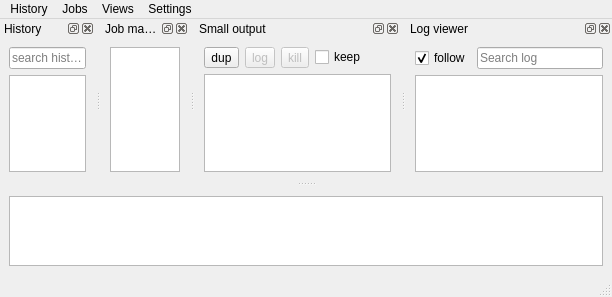
<?xml version="1.0" encoding="UTF-8"?>
<ui version="4.0">
 <class>noacli</class>
 <widget class="QMainWindow" name="noacli">
  <property name="geometry">
   <rect>
    <x>0</x>
    <y>0</y>
    <width>612</width>
    <height>297</height>
   </rect>
  </property>
  <property name="sizePolicy">
   <sizepolicy hsizetype="Expanding" vsizetype="Expanding">
    <horstretch>0</horstretch>
    <verstretch>0</verstretch>
   </sizepolicy>
  </property>
   <property name="windowTitle">
    <string>GUICLI</string>
   </property>
  <property name="dockNestingEnabled">
   <bool>true</bool>
  </property>
  <property name="dockOptions">
   <set>QMainWindow::AllowNestedDocks|QMainWindow::AllowTabbedDocks|QMainWindow::AnimatedDocks|QMainWindow::GroupedDragging</set>
  </property>
  <property name="unifiedTitleAndToolBarOnMac">
   <bool>true</bool>
  </property>
  <widget class="QWidget" name="centralwidget">
   <property name="sizePolicy">
    <sizepolicy hsizetype="Expanding" vsizetype="Expanding">
     <horstretch>0</horstretch>
     <verstretch>0</verstretch>
    </sizepolicy>
   </property>
   <layout class="QVBoxLayout" name="verticalLayout_5">
    <item>
     <layout class="QVBoxLayout" name="verticalLayout_3">
      <item>
       <spacer name="verticalSpacer">
        <property name="orientation">
         <enum>Qt::Vertical</enum>
        </property>
        <property name="sizeType">
         <enum>QSizePolicy::Minimum</enum>
        </property>
        <property name="sizeHint" stdset="0">
         <size>
          <width>0</width>
          <height>0</height>
         </size>
        </property>
       </spacer>
      </item>
      <item>
       <widget class="commandEditor" name="commandEdit">
        <property name="sizePolicy">
         <sizepolicy hsizetype="Expanding" vsizetype="Expanding">
          <horstretch>0</horstretch>
          <verstretch>0</verstretch>
         </sizepolicy>
        </property>
       </widget>
      </item>
     </layout>
    </item>
   </layout>
  </widget>
  <widget class="QMenuBar" name="menubar">
   <property name="geometry">
    <rect>
     <x>0</x>
     <y>0</y>
     <width>612</width>
     <height>23</height>
    </rect>
   </property>
   <widget class="QMenu" name="historyMenu">
    <property name="title">
     <string>History</string>
    </property>
    <addaction name="actionlastCommand"/>
    <addaction name="actionsave_history"/>
    <addaction name="separator"/>
   </widget>
   <widget class="QMenu" name="menuViews">
    <property name="title">
     <string>Views</string>
    </property>
    <addaction name="actionShowDocks"/>
    <addaction name="actionHideDocks"/>
    <addaction name="actionTabifyDocks"/>
    <addaction name="actionDock_all"/>
    <addaction name="separator"/>
   </widget>
   <widget class="QMenu" name="menuJobs">
    <property name="title">
     <string>Jobs</string>
    </property>
   </widget>
   <widget class="QMenu" name="menuSettings">
    <property name="title">
     <string>Settings</string>
    </property>
    <addaction name="actionFavorites_editor"/>
    <addaction name="actionGsettings"/>
    <addaction name="actionEnvironment_Variables"/>
    <addaction name="actionButtonDockEditor"/>
    <addaction name="actionEdit_saved_searches"/>
    <addaction name="actionEditor_font"/>
    <addaction name="actionHelp"/>
    <addaction name="separator"/>
    <addaction name="actionSync_settings"/>
    <addaction name="separator"/>
    <addaction name="actionGeoSave"/>
    <addaction name="actionGeoRestore"/>
    <addaction name="actionDeleteProfile"/>
   </widget>
   <addaction name="historyMenu"/>
   <addaction name="menuJobs"/>
   <addaction name="menuViews"/>
   <addaction name="menuSettings"/>
  </widget>
  <widget class="QStatusBar" name="statusbar"/>
  <widget class="myDock" name="history">
   <property name="enabled">
    <bool>true</bool>
   </property>
   <property name="sizePolicy">
    <sizepolicy hsizetype="Expanding" vsizetype="Expanding">
     <horstretch>1</horstretch>
     <verstretch>2</verstretch>
    </sizepolicy>
   </property>
   <property name="maximumSize">
    <size>
     <width>524287</width>
     <height>524287</height>
    </size>
   </property>
   <property name="floating">
    <bool>false</bool>
   </property>
   <property name="windowTitle">
    <string>History</string>
   </property>
   <attribute name="dockWidgetArea">
    <number>4</number>
   </attribute>
   <widget class="QWidget" name="dockWidgetContents">
    <property name="sizePolicy">
     <sizepolicy hsizetype="Expanding" vsizetype="Preferred">
      <horstretch>0</horstretch>
      <verstretch>0</verstretch>
     </sizepolicy>
    </property>
    <layout class="QVBoxLayout" name="verticalLayout_2">
     <item>
      <widget class="QLineEdit" name="historySearch">
       <property name="toolTip">
        <string>Filter history</string>
       </property>
       <property name="frame">
        <bool>true</bool>
       </property>
       <property name="placeholderText">
        <string>search history</string>
       </property>
       <property name="clearButtonEnabled">
        <bool>true</bool>
       </property>
      </widget>
     </item>
     <item>
      <widget class="historyView" name="historyView">
       <property name="sizePolicy">
        <sizepolicy hsizetype="Expanding" vsizetype="Expanding">
         <horstretch>0</horstretch>
         <verstretch>2</verstretch>
        </sizepolicy>
       </property>
       <property name="focusPolicy">
        <enum>Qt::StrongFocus</enum>
       </property>
       <property name="horizontalScrollBarPolicy">
        <enum>Qt::ScrollBarAsNeeded</enum>
       </property>
       <property name="sizeAdjustPolicy">
        <enum>QAbstractScrollArea::AdjustToContents</enum>
       </property>
       <property name="textElideMode">
        <enum>Qt::ElideMiddle</enum>
       </property>
       <property name="horizontalScrollMode">
        <enum>QAbstractItemView::ScrollPerPixel</enum>
       </property>
       <property name="sortingEnabled">
        <bool>true</bool>
       </property>
       <property name="cornerButtonEnabled">
        <bool>true</bool>
       </property>
       <attribute name="horizontalHeaderStretchLastSection">
        <bool>true</bool>
       </attribute>
      </widget>
     </item>
    </layout>
   </widget>
  </widget>
  <widget class="myDock" name="jobManager">
   <property name="sizePolicy">
    <sizepolicy hsizetype="Expanding" vsizetype="Expanding">
     <horstretch>0</horstretch>
     <verstretch>2</verstretch>
    </sizepolicy>
   </property>
   <property name="minimumSize">
    <size>
     <width>88</width>
     <height>109</height>
    </size>
   </property>
   <property name="windowTitle">
    <string>Job manager</string>
   </property>
   <attribute name="dockWidgetArea">
    <number>4</number>
   </attribute>
   <widget class="QWidget" name="dockWidgetContents_5">
    <layout class="QVBoxLayout" name="verticalLayout">
     <item>
      <widget class="QTableView" name="jobTableView">
       <property name="enabled">
        <bool>true</bool>
       </property>
       <property name="sizePolicy">
        <sizepolicy hsizetype="Expanding" vsizetype="Expanding">
         <horstretch>2</horstretch>
         <verstretch>2</verstretch>
        </sizepolicy>
       </property>
       <property name="focusPolicy">
        <enum>Qt::StrongFocus</enum>
       </property>
       <property name="sizeAdjustPolicy">
        <enum>QAbstractScrollArea::AdjustToContents</enum>
       </property>
       <property name="editTriggers">
        <set>QAbstractItemView::AnyKeyPressed|QAbstractItemView::DoubleClicked|QAbstractItemView::EditKeyPressed|QAbstractItemView::SelectedClicked</set>
       </property>
       <property name="selectionMode">
        <enum>QAbstractItemView::SingleSelection</enum>
       </property>
       <property name="textElideMode">
        <enum>Qt::ElideMiddle</enum>
       </property>
       <property name="sortingEnabled">
        <bool>false</bool>
       </property>
       <attribute name="horizontalHeaderShowSortIndicator" stdset="0">
        <bool>false</bool>
       </attribute>
       <attribute name="horizontalHeaderStretchLastSection">
        <bool>true</bool>
       </attribute>
      </widget>
     </item>
    </layout>
   </widget>
  </widget>
  <widget class="myDock" name="smallOutputDock">
   <property name="sizePolicy">
    <sizepolicy hsizetype="Expanding" vsizetype="Preferred">
     <horstretch>1</horstretch>
     <verstretch>1</verstretch>
    </sizepolicy>
   </property>
   <property name="windowTitle">
    <string>Small output</string>
   </property>
   <attribute name="dockWidgetArea">
    <number>4</number>
   </attribute>
   <widget class="QWidget" name="dockWidgetContents_3">
    <layout class="QVBoxLayout" name="verticalLayout_4">
     <item>
      <layout class="QHBoxLayout" name="horizontalLayout_2">
       <item>
        <widget class="QToolButton" name="dupOutput">
         <property name="sizePolicy">
          <sizepolicy hsizetype="Fixed" vsizetype="Fixed">
           <horstretch>0</horstretch>
           <verstretch>0</verstretch>
          </sizepolicy>
         </property>
         <property name="toolTip">
          <string>Copy output to a new window</string>
         </property>
         <property name="text">
          <string>dup</string>
         </property>
        </widget>
       </item>
       <item>
        <widget class="QToolButton" name="logOutputButton">
         <property name="enabled">
          <bool>false</bool>
         </property>
         <property name="text">
          <string>log</string>
         </property>
        </widget>
       </item>
       <item>
        <widget class="QToolButton" name="killButton">
         <property name="enabled">
          <bool>false</bool>
         </property>
         <property name="text">
          <string>kill</string>
         </property>
        </widget>
       </item>
       <item>
        <widget class="QCheckBox" name="keepOutput">
         <property name="toolTip">
          <string>Keep or (or clear) output between commands</string>
         </property>
         <property name="text">
          <string>keep</string>
         </property>
        </widget>
       </item>
      </layout>
     </item>
     <item>
      <widget class="smallOutput" name="smallOutputView">
       <property name="enabled">
        <bool>true</bool>
       </property>
       <property name="sizePolicy">
        <sizepolicy hsizetype="Expanding" vsizetype="Expanding">
         <horstretch>1</horstretch>
         <verstretch>1</verstretch>
        </sizepolicy>
       </property>
      </widget>
     </item>
    </layout>
   </widget>
  </widget>
  <widget class="myDock" name="logDock">
   <property name="sizePolicy">
    <sizepolicy hsizetype="Expanding" vsizetype="Preferred">
     <horstretch>1</horstretch>
     <verstretch>2</verstretch>
    </sizepolicy>
   </property>
   <property name="windowTitle">
    <string>Log viewer</string>
   </property>
   <attribute name="dockWidgetArea">
    <number>4</number>
   </attribute>
   <widget class="QWidget" name="dockWidgetContents_2">
    <layout class="QVBoxLayout" name="verticalLayout_6">
     <item>
      <layout class="QHBoxLayout" name="dockTools">
       <item>
        <widget class="QCheckBox" name="checkBox">
         <property name="text">
          <string>follow</string>
         </property>
         <property name="checked">
          <bool>true</bool>
         </property>
        </widget>
       </item>
       <item>
        <widget class="QLineEdit" name="logSearch">
         <property name="placeholderText">
          <string>Search log</string>
         </property>
         <property name="clearButtonEnabled">
          <bool>true</bool>
         </property>
        </widget>
       </item>
      </layout>
     </item>
     <item>
      <widget class="logOutput" name="logBrowser">
       <property name="sizePolicy">
        <sizepolicy hsizetype="Expanding" vsizetype="Expanding">
         <horstretch>0</horstretch>
         <verstretch>1</verstretch>
        </sizepolicy>
       </property>
      </widget>
     </item>
    </layout>
   </widget>
  </widget>
  <action name="actionHistory">
   <property name="checkable">
    <bool>true</bool>
   </property>
   <property name="text">
    <string>History</string>
   </property>
  </action>
  <action name="actionButton_box">
   <property name="checkable">
    <bool>true</bool>
   </property>
   <property name="text">
    <string>Button box</string>
   </property>
  </action>
  <action name="actionButton_editor">
   <property name="checkable">
    <bool>true</bool>
   </property>
   <property name="text">
    <string>Button editor</string>
   </property>
  </action>
  <action name="actionJob_manager">
   <property name="checkable">
    <bool>true</bool>
   </property>
   <property name="text">
    <string>Job manager</string>
   </property>
  </action>
  <action name="actionlastCommand">
   <property name="text">
    <string>last command</string>
   </property>
  </action>
  <action name="actionShowDocks">
   <property name="text">
    <string>Show all</string>
   </property>
  </action>
  <action name="actionHideDocks">
   <property name="text">
    <string>Hide all</string>
   </property>
  </action>
  <action name="actionsave_history">
   <property name="text">
    <string>Save history</string>
   </property>
  </action>
  <action name="actionGsettings">
   <property name="text">
    <string>General settings</string>
   </property>
  </action>
  <action name="actionFavorites_editor">
   <property name="text">
    <string>Favorites editor</string>
   </property>
  </action>
  <action name="actionGeoSave">
   <property name="text">
    <string>Save window Geometry</string>
   </property>
  </action>
  <action name="actionGeoRestore">
   <property name="text">
    <string>Restore window geometry</string>
   </property>
  </action>
  <action name="actionDeleteProfile">
   <property name="text">
    <string>Delete profile</string>
   </property>
  </action>
  <action name="actionSync_settings">
   <property name="text">
    <string>Sync settings</string>
   </property>
  </action>
  <action name="actionTabifyDocks">
   <property name="text">
    <string>Tabify all</string>
   </property>
  </action>
  <action name="actionEnvironment_Variables">
   <property name="text">
    <string>Environment Variables</string>
   </property>
  </action>
  <action name="actionEditor_font">
   <property name="text">
    <string>Editor font</string>
   </property>
  </action>
  <action name="actionHelp">
   <property name="text">
    <string>Help</string>
   </property>
  </action>
  <action name="actionButtonDockEditor">
   <property name="text">
    <string>Button dock editor</string>
   </property>
  </action>
  <action name="actionEdit_saved_searches">
   <property name="text">
    <string>Edit saved searches</string>
   </property>
  </action>
  <action name="actionDock_all">
   <property name="text">
    <string>Dock all</string>
   </property>
  </action>
 </widget>
 <customwidgets>
  <customwidget>
   <class>commandEditor</class>
   <extends>QPlainTextEdit</extends>
   <header>noacli</header>
   <slots>
    <signal>command_to_run(QString,QModelIndex)</signal>
    <signal>newFavorite(QString)</signal>
    <signal>command_to_run(QString,QPersistentModelIndex)</signal>
    <slot>acceptHistory(QModelIndex)</slot>
   </slots>
  </customwidget>
  <customwidget>
   <class>historyView</class>
   <extends>QTableView</extends>
   <header>noacli</header>
   <slots>
    <signal>newFavorite(QString)</signal>
   </slots>
  </customwidget>
  <customwidget>
   <class>smallOutput</class>
   <extends>QTextBrowser</extends>
   <header>lib/smalloutput</header>
   <slots>
    <signal>sendToLog(PyQt_PyObject)</signal>
    <signal>buttonState(bool)</signal>
    <signal>gotNewLines(int)</signal>
    <slot>smallDup()</slot>
    <slot>smallKeepToggle(bool)</slot>
    <slot>smallKill()</slot>
    <slot>smallLog()</slot>
   </slots>
  </customwidget>
  <customwidget>
   <class>logOutput</class>
   <extends>QTextBrowser</extends>
   <header>lib/logoutput</header>
   <slots>
    <signal>gotNewLines(int)</signal>
    <slot>setFollowCheck(int)</slot>
    <slot>simpleFindNew(QString)</slot>
    <slot>simpleFind2()</slot>
    <slot>receiveJob(PyQt_PyObject)</slot>
    <slot>newLines(int)</slot>
   </slots>
  </customwidget>
  <customwidget>
   <class>myDock</class>
   <extends>QDockWidget</extends>
   <header>lib/mydock</header>
   <container>1</container>
   <slots>
    <slot>newLines(int)</slot>
   </slots>
  </customwidget>
 </customwidgets>
 <resources/>
 <connections>
  <connection>
   <sender>actionHideDocks</sender>
   <signal>triggered()</signal>
   <receiver>noacli</receiver>
   <slot>hideAllDocks()</slot>
   <hints>
    <hint type="sourcelabel">
     <x>-1</x>
     <y>-1</y>
    </hint>
    <hint type="destinationlabel">
     <x>429</x>
     <y>238</y>
    </hint>
   </hints>
  </connection>
  <connection>
   <sender>actionShowDocks</sender>
   <signal>triggered()</signal>
   <receiver>noacli</receiver>
   <slot>showAllDocks()</slot>
   <hints>
    <hint type="sourcelabel">
     <x>-1</x>
     <y>-1</y>
    </hint>
    <hint type="destinationlabel">
     <x>429</x>
     <y>238</y>
    </hint>
   </hints>
  </connection>
  <connection>
   <sender>historyView</sender>
   <signal>doubleClicked(QModelIndex)</signal>
   <receiver>commandEdit</receiver>
   <slot>acceptHistory(QModelIndex)</slot>
   <hints>
    <hint type="sourcelabel">
     <x>52</x>
     <y>93</y>
    </hint>
    <hint type="destinationlabel">
     <x>75</x>
     <y>235</y>
    </hint>
   </hints>
  </connection>
  <connection>
   <sender>commandEdit</sender>
   <signal>command_to_run(QString,QPersistentModelIndex)</signal>
   <receiver>noacli</receiver>
   <slot>runCommand(QString,QPersistentModelIndex)</slot>
   <hints>
    <hint type="sourcelabel">
     <x>124</x>
     <y>200</y>
    </hint>
    <hint type="destinationlabel">
     <x>138</x>
     <y>243</y>
    </hint>
   </hints>
  </connection>
  <connection>
   <sender>jobTableView</sender>
   <signal>doubleClicked(QModelIndex)</signal>
   <receiver>noacli</receiver>
   <slot>jobDoubleClicked(QModelIndex)</slot>
   <hints>
    <hint type="sourcelabel">
     <x>187</x>
     <y>117</y>
    </hint>
    <hint type="destinationlabel">
     <x>308</x>
     <y>117</y>
    </hint>
   </hints>
  </connection>
  <connection>
   <sender>actionsave_history</sender>
   <signal>triggered()</signal>
   <receiver>noacli</receiver>
   <slot>actionSaveHistory()</slot>
   <hints>
    <hint type="sourcelabel">
     <x>-1</x>
     <y>-1</y>
    </hint>
    <hint type="destinationlabel">
     <x>214</x>
     <y>133</y>
    </hint>
   </hints>
  </connection>
  <connection>
   <sender>actionlastCommand</sender>
   <signal>triggered()</signal>
   <receiver>noacli</receiver>
   <slot>runLastCommand()</slot>
   <hints>
    <hint type="sourcelabel">
     <x>-1</x>
     <y>-1</y>
    </hint>
    <hint type="destinationlabel">
     <x>214</x>
     <y>133</y>
    </hint>
   </hints>
  </connection>
  <connection>
   <sender>actionGsettings</sender>
   <signal>triggered()</signal>
   <receiver>noacli</receiver>
   <slot>actionGsettings()</slot>
   <hints>
    <hint type="sourcelabel">
     <x>-1</x>
     <y>-1</y>
    </hint>
    <hint type="destinationlabel">
     <x>214</x>
     <y>133</y>
    </hint>
   </hints>
  </connection>
  <connection>
   <sender>historyView</sender>
   <signal>newFavorite(QString)</signal>
   <receiver>noacli</receiver>
   <slot>addFavorite(QString)</slot>
   <hints>
    <hint type="sourcelabel">
     <x>37</x>
     <y>132</y>
    </hint>
    <hint type="destinationlabel">
     <x>56</x>
     <y>182</y>
    </hint>
   </hints>
  </connection>
  <connection>
   <sender>actionGeoSave</sender>
   <signal>triggered()</signal>
   <receiver>noacli</receiver>
   <slot>actionSaveGeometry()</slot>
   <hints>
    <hint type="sourcelabel">
     <x>-1</x>
     <y>-1</y>
    </hint>
    <hint type="destinationlabel">
     <x>214</x>
     <y>133</y>
    </hint>
   </hints>
  </connection>
  <connection>
   <sender>actionGeoRestore</sender>
   <signal>triggered()</signal>
   <receiver>noacli</receiver>
   <slot>actionRestoreGeometry()</slot>
   <hints>
    <hint type="sourcelabel">
     <x>-1</x>
     <y>-1</y>
    </hint>
    <hint type="destinationlabel">
     <x>214</x>
     <y>133</y>
    </hint>
   </hints>
  </connection>
  <connection>
   <sender>dupOutput</sender>
   <signal>clicked()</signal>
   <receiver>smallOutputView</receiver>
   <slot>smallDup()</slot>
   <hints>
    <hint type="sourcelabel">
     <x>252</x>
     <y>77</y>
    </hint>
    <hint type="destinationlabel">
     <x>399</x>
     <y>127</y>
    </hint>
   </hints>
  </connection>
  <connection>
   <sender>keepOutput</sender>
   <signal>toggled(bool)</signal>
   <receiver>smallOutputView</receiver>
   <slot>smallKeepToggle(bool)</slot>
   <hints>
    <hint type="sourcelabel">
     <x>398</x>
     <y>76</y>
    </hint>
    <hint type="destinationlabel">
     <x>399</x>
     <y>122</y>
    </hint>
   </hints>
  </connection>
  <connection>
   <sender>actionSync_settings</sender>
   <signal>triggered()</signal>
   <receiver>noacli</receiver>
   <slot>syncSettings()</slot>
   <hints>
    <hint type="sourcelabel">
     <x>-1</x>
     <y>-1</y>
    </hint>
    <hint type="destinationlabel">
     <x>264</x>
     <y>148</y>
    </hint>
   </hints>
  </connection>
  <connection>
   <sender>commandEdit</sender>
   <signal>newFavorite(QString)</signal>
   <receiver>noacli</receiver>
   <slot>addFavorite(QString)</slot>
   <hints>
    <hint type="sourcelabel">
     <x>315</x>
     <y>226</y>
    </hint>
    <hint type="destinationlabel">
     <x>316</x>
     <y>270</y>
    </hint>
   </hints>
  </connection>
  <connection>
   <sender>actionEnvironment_Variables</sender>
   <signal>triggered()</signal>
   <receiver>noacli</receiver>
   <slot>actionEsettings()</slot>
   <hints>
    <hint type="sourcelabel">
     <x>-1</x>
     <y>-1</y>
    </hint>
    <hint type="destinationlabel">
     <x>264</x>
     <y>148</y>
    </hint>
   </hints>
  </connection>
  <connection>
   <sender>checkBox</sender>
   <signal>stateChanged(int)</signal>
   <receiver>logBrowser</receiver>
   <slot>setFollowCheck(int)</slot>
   <hints>
    <hint type="sourcelabel">
     <x>462</x>
     <y>56</y>
    </hint>
    <hint type="destinationlabel">
     <x>602</x>
     <y>128</y>
    </hint>
   </hints>
  </connection>
  <connection>
   <sender>logSearch</sender>
   <signal>textChanged(QString)</signal>
   <receiver>logBrowser</receiver>
   <slot>simpleFindNew(QString)</slot>
   <hints>
    <hint type="sourcelabel">
     <x>541</x>
     <y>58</y>
    </hint>
    <hint type="destinationlabel">
     <x>602</x>
     <y>128</y>
    </hint>
   </hints>
  </connection>
  <connection>
   <sender>logSearch</sender>
   <signal>returnPressed()</signal>
   <receiver>logBrowser</receiver>
   <slot>simpleFind2()</slot>
   <hints>
    <hint type="sourcelabel">
     <x>577</x>
     <y>60</y>
    </hint>
    <hint type="destinationlabel">
     <x>602</x>
     <y>128</y>
    </hint>
   </hints>
  </connection>
  <connection>
   <sender>logOutputButton</sender>
   <signal>clicked(bool)</signal>
   <receiver>smallOutputView</receiver>
   <slot>smallLog()</slot>
   <hints>
    <hint type="sourcelabel">
     <x>279</x>
     <y>59</y>
    </hint>
    <hint type="destinationlabel">
     <x>399</x>
     <y>128</y>
    </hint>
   </hints>
  </connection>
  <connection>
   <sender>smallOutputView</sender>
   <signal>sendToLog(PyQt_PyObject)</signal>
   <receiver>logBrowser</receiver>
   <slot>receiveJob(PyQt_PyObject)</slot>
   <hints>
    <hint type="sourcelabel">
     <x>358</x>
     <y>135</y>
    </hint>
    <hint type="destinationlabel">
     <x>470</x>
     <y>137</y>
    </hint>
   </hints>
  </connection>
  <connection>
   <sender>logBrowser</sender>
   <signal>gotNewLines(int)</signal>
   <receiver>logDock</receiver>
   <slot>newLines(int)</slot>
   <hints>
    <hint type="sourcelabel">
     <x>474</x>
     <y>102</y>
    </hint>
    <hint type="destinationlabel">
     <x>459</x>
     <y>87</y>
    </hint>
   </hints>
  </connection>
  <connection>
   <sender>smallOutputView</sender>
   <signal>gotNewLines(int)</signal>
   <receiver>smallOutputDock</receiver>
   <slot>newLines(int)</slot>
   <hints>
    <hint type="sourcelabel">
     <x>307</x>
     <y>94</y>
    </hint>
    <hint type="destinationlabel">
     <x>295</x>
     <y>117</y>
    </hint>
   </hints>
  </connection>
  <connection>
   <sender>actionEditor_font</sender>
   <signal>triggered()</signal>
   <receiver>noacli</receiver>
   <slot>pickDefaultFont()</slot>
   <hints>
    <hint type="sourcelabel">
     <x>-1</x>
     <y>-1</y>
    </hint>
    <hint type="destinationlabel">
     <x>305</x>
     <y>148</y>
    </hint>
   </hints>
  </connection>
  <connection>
   <sender>actionHelp</sender>
   <signal>triggered()</signal>
   <receiver>noacli</receiver>
   <slot>showReadme()</slot>
   <hints>
    <hint type="sourcelabel">
     <x>-1</x>
     <y>-1</y>
    </hint>
    <hint type="destinationlabel">
     <x>305</x>
     <y>148</y>
    </hint>
   </hints>
  </connection>
  <connection>
   <sender>actionDeleteProfile</sender>
   <signal>triggered()</signal>
   <receiver>noacli</receiver>
   <slot>myDeleteProfile()</slot>
   <hints>
    <hint type="sourcelabel">
     <x>-1</x>
     <y>-1</y>
    </hint>
    <hint type="destinationlabel">
     <x>214</x>
     <y>133</y>
    </hint>
   </hints>
  </connection>
  <connection>
   <sender>actionButtonDockEditor</sender>
   <signal>triggered()</signal>
   <receiver>noacli</receiver>
   <slot>editButtonDocks()</slot>
   <hints>
    <hint type="sourcelabel">
     <x>-1</x>
     <y>-1</y>
    </hint>
    <hint type="destinationlabel">
     <x>305</x>
     <y>148</y>
    </hint>
   </hints>
  </connection>
 </connections>
 <slots>
  <slot>showAllDocks()</slot>
  <slot>hideAllDocks()</slot>
  <slot>runCommand(QString,QPersistentModelIndex)</slot>
  <slot>runLastCommand()</slot>
  <slot>jobDoubleClicked(QModelIndex)</slot>
  <slot>actionSaveHistory()</slot>
  <slot>actionGsettings()</slot>
  <slot>addFavorite(QString)</slot>
  <slot>actionSaveGeometry()</slot>
  <slot>actionRestoreGeometry()</slot>
  <slot>myDeleteProfile()</slot>
  <slot>smallDup()</slot>
  <slot>smallKeepToggle(bool)</slot>
  <slot>syncSettings()</slot>
  <slot>actionEsettings()</slot>
  <slot>pickDefaultFont()</slot>
  <slot>pickBrowserFont()</slot>
  <slot>showReadme()</slot>
  <slot>editButtonDocks()</slot>
 </slots>
</ui>
